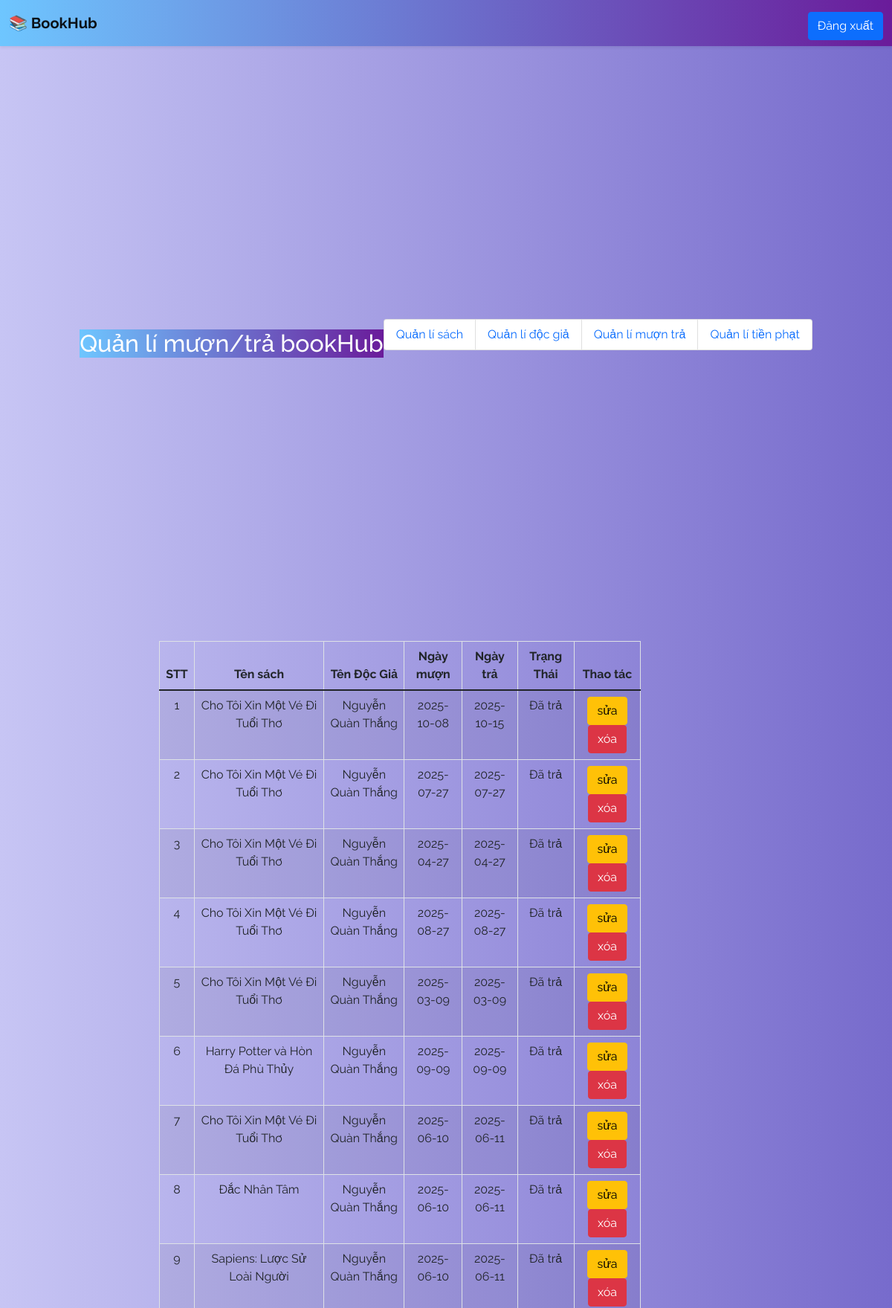
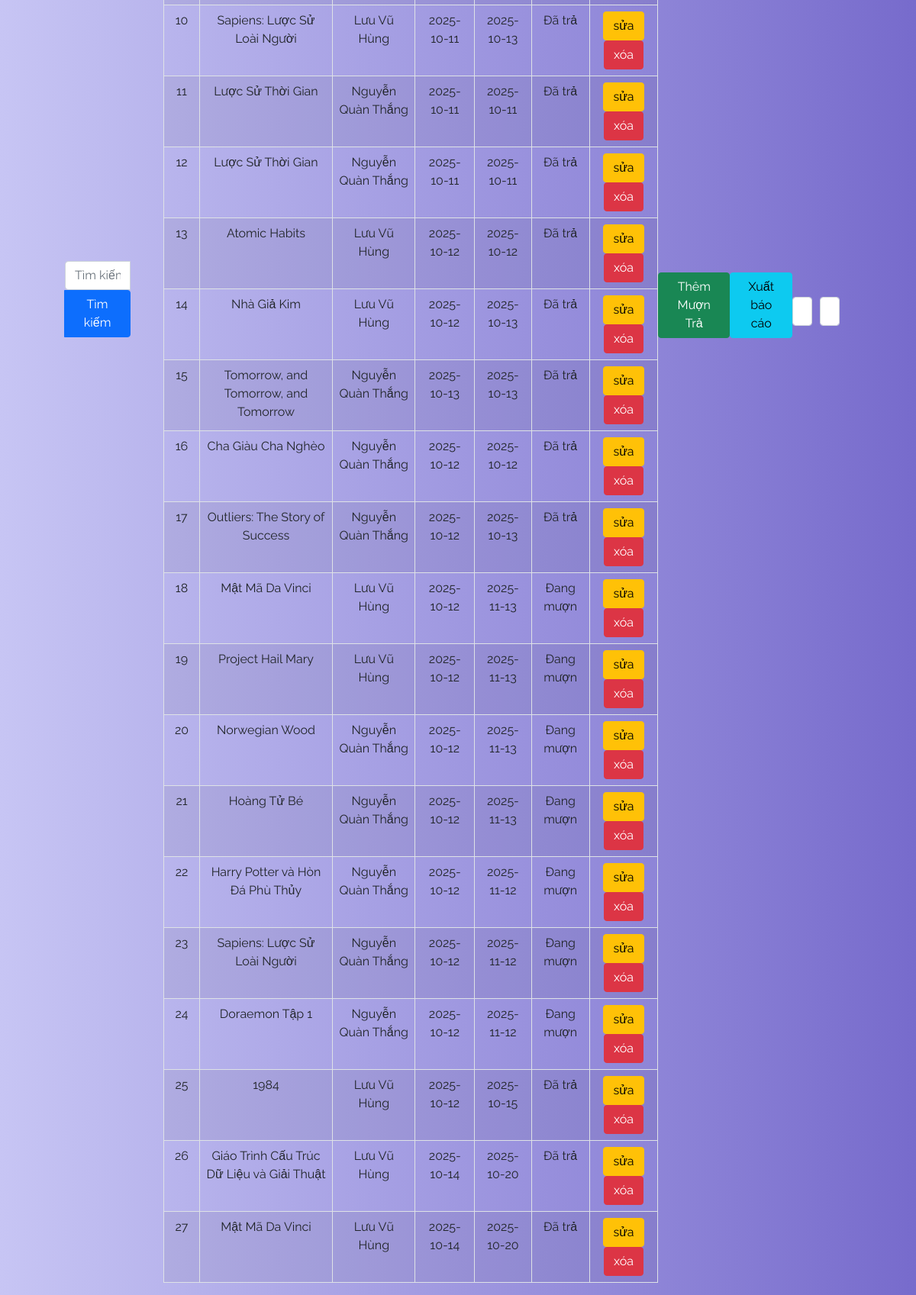
/muontra/hienthimuontra.php (signed in), run on the app's committed database (2 pictures, top to bottom).
### tables this page shows
CREATE TABLE `phieu_muon` (
  `ma_phieu_muon` int(11) NOT NULL,
  `ma_doc_gia` int(11) DEFAULT NULL,
  `ngay_muon` date NOT NULL,
  `ngay_tra` date NOT NULL,
  `trang_thai` enum('Đang mượn','Đã trả') NOT NULL DEFAULT 'Đang mượn'
);

CREATE TABLE `sach` (
  `ma_sach` int(11) NOT NULL,
  `ma_tac_gia` int(11) DEFAULT NULL,
  `ma_the_loai` int(11) DEFAULT NULL,
  `ten_sach` varchar(255) NOT NULL,
  `nam_xuat_ban` year(4) NOT NULL,
  `nha_xuat_ban` varchar(255) DEFAULT NULL,
  `so_luong` int(11) NOT NULL DEFAULT 0,
  `ngay_them` date NOT NULL
);

CREATE TABLE `doc_gia` (
  `ma_doc_gia` int(11) NOT NULL,
  `ten_doc_gia` varchar(255) NOT NULL,
  `ngay_sinh` date NOT NULL,
  `so_dien_thoai` varchar(15) NOT NULL,
  `created_at` timestamp NOT NULL DEFAULT current_timestamp(),
  `email` varchar(255) NOT NULL,
  `mat_khau` varchar(255) DEFAULT NULL
);

### muontra/hienthimuontra.php (the view, shortened to what this page needs)
<?php
    require_once "../config.php";
?>
<!DOCTYPE html>
<html lang="en">
<head>
   <nav class="navbar navbar-expand-lg navbar-light shadow-sm sticky-top" style="background: linear-gradient(to right, #6EC6FF, #6A1B9A);">
    <div class="container-fluid">
   <a class="navbar-brand fw-bold" href="../index.php">
            <span class="text-gradient">📚 BookHub</span>
        <div class="collapse navbar-collapse" id="navbarNav">
            <ul class="navbar-nav ms-auto">
                <a class="btn btn-primary mt-2" href="../dangxuat.php">Đăng xuất</a>
            </ul>
        </div>
    </div>
</nav>
    <link href="https://cdn.jsdelivr.net/npm/bootstrap@5.1.3/dist/css/bootstrap.min.css" rel="stylesheet">
    <link rel="stylesheet" href="style.css">
</head>
<body>
    <div class="container">
        <h2 class="text-center mt-3 text-white mb-3" style="background: linear-gradient(to right, #6EC6FF, #6A1B9A);">Quản lí mượn/trả bookHub</h2>
        <ul class="list-group list-group-horizontal mb-4">
            <li class="list-group-item text-center"><a href="../sach/hienthisach.php">Quản lí sách</a></li>
            <li class="list-group-item text-center"><a href="../docgia/hienthidocgia.php">Quản lí độc giả</a></li>
            <li class="list-group-item text-center"><a href="../muontra/hienthimuontra.php">Quản lí mượn trả</a></li>
            <li class="list-group-item text-center"><a href="../tienphat/hienthitienphat.php">Quản lí tiền phạt</a></li>
        </ul>
    </div>
    <div class="container">
        <form method="GET" action="timkiemmuontra.php">
            <div class="input-group mb-3" style="width:50%;margin:0 auto;">
                <input type="text" class="form-control" name="timkiem" placeholder="Tìm kiếm sách ">
                <button class="btn btn-primary" name="submit">Tìm kiếm</button>
            </div>
        </form>
        <table class="table table-bordered table-striped text-center">
            <thead>
                <th>STT</th>
                <th>Tên sách</th>
                <th>Tên Độc Giả</th>
                <th>Ngày mượn</th>
                <th>Ngày trả</th>
                <th>Trạng Thái</th>
                <th>Thao tác</th>
            </thead>
            <tbody>
                <?php
                    if(isset($_GET['submit'])){
                        $search = $_GET['timkiem'] ?? '';
                        $sql = "SELECT pm.ma_phieu_muon, s.ten_sach, dg.ten_doc_gia, pm.ngay_muon, pm.ngay_tra, pm.trang_thai
                                FROM phieu_muon pm
                                JOIN doc_gia dg ON pm.ma_doc_gia = dg.ma_doc_gia
                                JOIN chi_tiet_phieu_muon ct ON pm.ma_phieu_muon = ct.ma_phieu_muon
                                JOIN sach s ON ct.ma_sach = s.ma_sach
                                WHERE pm.trang_thai LIKE '%$search%'";
                    }else{
                        $sql = "SELECT pm.ma_phieu_muon, s.ten_sach, dg.ten_doc_gia, pm.ngay_muon, pm.ngay_tra, pm.trang_thai
                                FROM phieu_muon pm
                                JOIN doc_gia dg ON pm.ma_doc_gia = dg.ma_doc_gia
                                JOIN chi_tiet_phieu_muon ct ON pm.ma_phieu_muon = ct.ma_phieu_muon
                                JOIN sach s ON ct.ma_sach = s.ma_sach";
                    }
                    $res = mysqli_query($conn,$sql);
                    $index = 0;
                    if($res){
                        while($rows = mysqli_fetch_assoc($res)){
                            $id = $rows['ma_phieu_muon'];
                            $index++;
                            $tensach = $rows['ten_sach'];
                            $tendg = $rows['ten_doc_gia'];
                            $ngaymuon = $rows['ngay_muon'];
                            $ngaytra = $rows['ngay_tra'];
                            $trangthai = $rows['trang_thai'];
                            ?>
                            <tr>
                                <td><?php echo $index; ?></td>
                                <td><?php echo $tensach; ?></td>
                                <td><?php echo $tendg; ?></td>
                                <td><?php echo $ngaymuon; ?></td>
                                <td><?php echo $ngaytra; ?></td>
                                <td><?php echo $trangthai; ?></td>
                                <td>
                                    <a class="btn btn-warning" href="chinhsuamuontra.php?id=<?php echo $id;?>">sửa</a>
                                    <a class="btn btn-danger" href="xoamuontra.php?id=<?php echo $id; ?>">xóa</a>
                                </td>
                            </tr>
                            <?php
                        }
                    }
                ?>
            </tbody>
        </table>
        <a href="themmuontra.php" class="btn btn-success">Thêm Mượn Trả</a>
         <button class="btn btn-info" type="submit">Xuất báo cáo</button>
        <form method="GET" action="xuatbaocaomuontra.php" class="mt-3">
         <div class="row">
        <div class="col-sm-3">
            <input type="number" class="form-control" name="thang" placeholder="Tháng" min="1" max="12" required>
        </div>
        <div class="col-sm-3">
            <input type="number" class="form-control" name="nam" placeholder="Năm" min="2000" max="2100" required>
        </div>
        <div class="col-sm-3">
        </div>
    </div>
</form>
    </div>
</body>
</html>

### style.css (style rules this page uses)
* { box-sizing: border-box; margin: 0; padding: 0; font-family: Raleway, sans-serif; }
body { background: linear-gradient(90deg, #C7C5F4, #776BCC); }
.container { display: flex; align-items: center; justify-content: center; min-height: 100vh; }

### muontra/hienthimuontra.php (style rules this page uses)
a { text-decoration:none; }

### data on the page
phieu_muon: sach.ten_sach "Cho Tôi Xin Một Vé Đi Tuổi Thơ", ma_doc_gia.ten_doc_gia "Nguyễn Quàn Thắng", ngay_muon "2025-10-08", ngay_tra "2025-10-15", trang_thai "Đã trả"
phieu_muon: sach.ten_sach "Cho Tôi Xin Một Vé Đi Tuổi Thơ", ma_doc_gia.ten_doc_gia "Nguyễn Quàn Thắng", ngay_muon "2025-07-27", ngay_tra "2025-07-27", trang_thai "Đã trả"
phieu_muon: sach.ten_sach "Cho Tôi Xin Một Vé Đi Tuổi Thơ", ma_doc_gia.ten_doc_gia "Nguyễn Quàn Thắng", ngay_muon "2025-04-27", ngay_tra "2025-04-27", trang_thai "Đã trả"
phieu_muon: sach.ten_sach "Cho Tôi Xin Một Vé Đi Tuổi Thơ", ma_doc_gia.ten_doc_gia "Nguyễn Quàn Thắng", ngay_muon "2025-08-27", ngay_tra "2025-08-27", trang_thai "Đã trả"
phieu_muon: sach.ten_sach "Cho Tôi Xin Một Vé Đi Tuổi Thơ", ma_doc_gia.ten_doc_gia "Nguyễn Quàn Thắng", ngay_muon "2025-03-09", ngay_tra "2025-03-09", trang_thai "Đã trả"
phieu_muon: sach.ten_sach "Harry Potter và Hòn Đá Phù Thủy", ma_doc_gia.ten_doc_gia "Nguyễn Quàn Thắng", ngay_muon "2025-09-09", ngay_tra "2025-09-09", trang_thai "Đã trả"
phieu_muon: sach.ten_sach "Cho Tôi Xin Một Vé Đi Tuổi Thơ", ma_doc_gia.ten_doc_gia "Nguyễn Quàn Thắng", ngay_muon "2025-06-10", ngay_tra "2025-06-11", trang_thai "Đã trả", sach.ten_sach "Đắc Nhân Tâm", sach.ten_sach "Sapiens: Lược Sử Loài Người"
phieu_muon: sach.ten_sach "Sapiens: Lược Sử Loài Người", ma_doc_gia.ten_doc_gia "Lưu Vũ Hùng", ngay_muon "2025-10-11", ngay_tra "2025-10-13", trang_thai "Đã trả"
phieu_muon: sach.ten_sach "Lược Sử Thời Gian", ma_doc_gia.ten_doc_gia "Nguyễn Quàn Thắng", ngay_muon "2025-10-11", ngay_tra "2025-10-11", trang_thai "Đã trả"
phieu_muon: sach.ten_sach "Lược Sử Thời Gian", ma_doc_gia.ten_doc_gia "Nguyễn Quàn Thắng", ngay_muon "2025-10-11", ngay_tra "2025-10-11", trang_thai "Đã trả"
phieu_muon: sach.ten_sach "Atomic Habits", ma_doc_gia.ten_doc_gia "Lưu Vũ Hùng", ngay_muon "2025-10-12", ngay_tra "2025-10-12", trang_thai "Đã trả"
phieu_muon: sach.ten_sach "Nhà Giả Kim", ma_doc_gia.ten_doc_gia "Lưu Vũ Hùng", ngay_muon "2025-10-12", ngay_tra "2025-10-13", trang_thai "Đã trả"
phieu_muon: sach.ten_sach "Tomorrow, and Tomorrow, and Tomorrow", ma_doc_gia.ten_doc_gia "Nguyễn Quàn Thắng", ngay_muon "2025-10-13", ngay_tra "2025-10-13", trang_thai "Đã trả"
phieu_muon: sach.ten_sach "Cha Giàu Cha Nghèo", ma_doc_gia.ten_doc_gia "Nguyễn Quàn Thắng", ngay_muon "2025-10-12", ngay_tra "2025-10-12", trang_thai "Đã trả"
phieu_muon: sach.ten_sach "Outliers: The Story of Success", ma_doc_gia.ten_doc_gia "Nguyễn Quàn Thắng", ngay_muon "2025-10-12", ngay_tra "2025-10-13", trang_thai "Đã trả"
phieu_muon: sach.ten_sach "Mật Mã Da Vinci", ma_doc_gia.ten_doc_gia "Lưu Vũ Hùng", ngay_muon "2025-10-12", ngay_tra "2025-11-13", trang_thai "Đang mượn", sach.ten_sach "Project Hail Mary"
phieu_muon: sach.ten_sach "Norwegian Wood", ma_doc_gia.ten_doc_gia "Nguyễn Quàn Thắng", ngay_muon "2025-10-12", ngay_tra "2025-11-13", trang_thai "Đang mượn", sach.ten_sach "Hoàng Tử Bé"
phieu_muon: sach.ten_sach "Harry Potter và Hòn Đá Phù Thủy", ma_doc_gia.ten_doc_gia "Nguyễn Quàn Thắng", ngay_muon "2025-10-12", ngay_tra "2025-11-12", trang_thai "Đang mượn", sach.ten_sach "Sapiens: Lược Sử Loài Người", sach.ten_sach "Doraemon Tập 1"
phieu_muon: sach.ten_sach "1984", ma_doc_gia.ten_doc_gia "Lưu Vũ Hùng", ngay_muon "2025-10-12", ngay_tra "2025-10-15", trang_thai "Đã trả"
phieu_muon: sach.ten_sach "Giáo Trình Cấu Trúc Dữ Liệu và Giải Thuật", ma_doc_gia.ten_doc_gia "Lưu Vũ Hùng", ngay_muon "2025-10-14", ngay_tra "2025-10-20", trang_thai "Đã trả", sach.ten_sach "Mật Mã Da Vinci"
